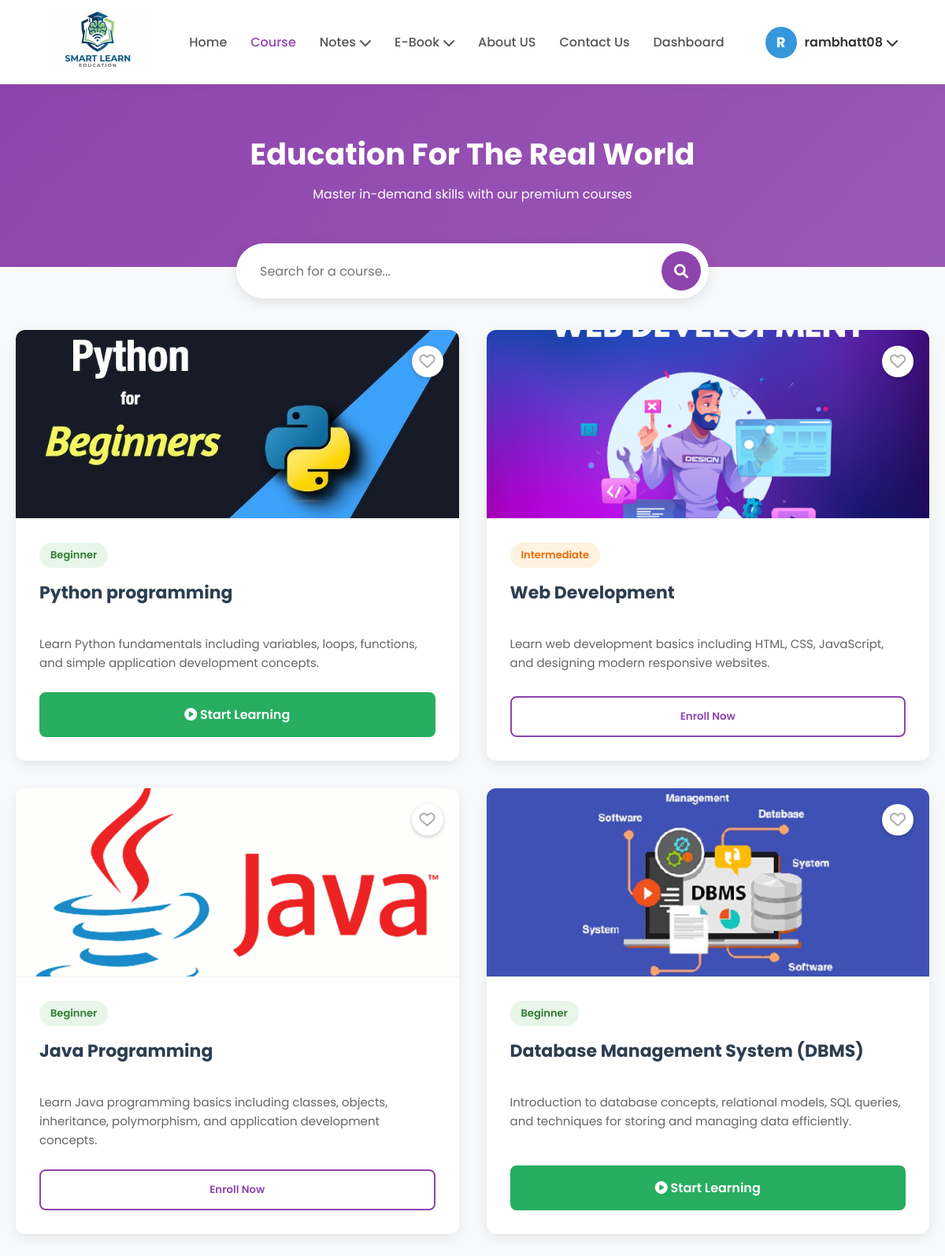
Screenshot of /courses.php (signed in) with the database file from the repository.
### tables this page shows
CREATE TABLE `courses` (
  `id` int(11) UNSIGNED NOT NULL,
  `title` varchar(255) NOT NULL,
  `description` text DEFAULT NULL,
  `level` varchar(50) DEFAULT 'Beginner',
  `thumbnail` varchar(255) DEFAULT NULL,
  `total_enrolled` int(11) DEFAULT 0,
  `created_at` timestamp NOT NULL DEFAULT current_timestamp()
);

### courses.php (the view, shortened to what this page needs)
<?php
require 'db_connect.php';
$user_id = isset($_SESSION['user_id']) ? $_SESSION['user_id'] : 0;
$user_name = isset($_SESSION['user_name']) ? $_SESSION['user_name'] : 'Guest';
$enrolled_courses = [];
$wishlist_courses = [];
if ($user_id > 0) {
    $enroll_query = $conn->query("SELECT course_id FROM enrollments WHERE user_id = $user_id");
    while($row = $enroll_query->fetch_assoc()) {
        $enrolled_courses[] = $row['course_id'];
    }
}
$search_term = "";
if (isset($_GET['search'])) {
    $search_term = $conn->real_escape_string($_GET['search']);
    $sql = "SELECT * FROM courses WHERE title LIKE '%$search_term%' OR level LIKE '%$search_term%' ORDER BY id DESC";
} else {
    $sql = "SELECT * FROM courses ORDER BY id DESC";
}
$result = $conn->query($sql);
?>
<!DOCTYPE html>
<html lang="en">
<head>
    <link rel="stylesheet" href="https://cdnjs.cloudflare.com/ajax/libs/font-awesome/6.0.0/css/all.min.css">
</head>
<body>
    <nav class="navbar">
        <div class="logo">
            <a href="index.html"><img src="imgs/logo.jpg" alt="Smart Learn"></a>
        </div>
        <ul class="nav-links">
            <li><a href="index.php">Home</a></li>
            <li><a href="courses.php" class="active">Course</a></li>
            <li class="dropdown-parent">
                <a href="#">Notes <i class="fas fa-chevron-down"></i></a>
            </li>
            <li class="dropdown-parent">
                <a href="#">E-Book <i class="fas fa-chevron-down"></i></a>
            </li>
            <li><a href="about.html">About US</a></li>
            <li><a href="contact.php">Contact Us</a></li>
            <li><a href="student-dashboard.php">Dashboard</a></li>
        </ul>
        <?php if($user_id > 0): ?>
            <div class="user-profile dropdown-parent">
                <div class="avatar-circle">
                    <?php echo strtoupper(substr($user_name, 0, 1)); ?>
                </div>
                <span class="profile-name">
                    <?php echo htmlspecialchars($user_name); ?> <i class="fas fa-chevron-down"></i>
                </span>
            </div>
        <?php else: ?>
            <a href="login.php" class="btn-login">Login</a>
        <?php endif; ?>
    </nav>
    <header class="page-header">
        <h1>Education For The Real World</h1>
        <p>Master in-demand skills with our premium courses</p>
    </header>
    <div class="search-wrapper">
        <form action="courses.php" method="GET" class="search-box">
            <input type="text" name="search" placeholder="Search for a course..." value="<?php echo htmlspecialchars($search_term); ?>">
            <button type="submit"><i class="fas fa-search"></i></button>
        </form>
    </div>
    <div class="container">
        <div class="course-grid">
            <?php if ($result->num_rows > 0): ?>
                <?php while($row = $result->fetch_assoc()): ?>
                    <div class="course-card">
                        <?php
                            $in_wishlist = in_array($row['id'], $wishlist_courses);
                            $heart_class = $in_wishlist ? "fas fa-heart" : "far fa-heart";
                            $heart_color = $in_wishlist ? "#e74c3c" : "#aaa";
                        ?>
                        <form action="wishlist_process.php" method="POST" class="wishlist-form">
                            <button type="submit" class="btn-wishlist">
                                <i class="<?php echo $heart_class; ?>" style="color: <?php echo $heart_color; ?>; font-size: 20px;"></i>
                            </button>
                        </form>
                        <?php
                            $img_path = !empty($row['thumbnail']) ? $row['thumbnail'] : 'imgs/default-course.jpg';
                        ?>
                        <img src="<?php echo $img_path; ?>" class="card-img" alt="Course Thumbnail">
                        <div class="card-body">
                            <span class="badge <?php echo $row['level']; ?>"><?php echo $row['level']; ?></span>
                            <h3 class="course-title"><?php echo htmlspecialchars($row['title']); ?></h3>
                            <p class="course-desc"><?php echo htmlspecialchars($row['description']); ?></p>
                            <?php if ($user_id == 0): ?>
                                <button onclick="alert('Please Login to Enroll!'); window.location.href='login.php';" class="btn-course btn-enroll">Enroll Course</button>
                            <?php elseif (in_array($row['id'], $enrolled_courses)): ?>
                                <a href="course_player.php?course_id=<?php echo $row['id']; ?>" class="btn-course btn-start">
                                    <i class="fas fa-play-circle"></i> Start Learning
                                </a>
                            <?php else: ?>
                                <form action="enroll_process.php" method="POST">
                                    <button type="submit" class="btn-course btn-enroll">Enroll Now</button>
                                </form>
                            <?php endif; ?>
                        </div>
                    </div>
                <?php endwhile; ?>
            <?php endif; ?>
        </div>
    </div>
</body>
</html>

### courses.php (style rules this page uses)
* { margin: 0; padding: 0; box-sizing: border-box; font-family: 'Poppins', sans-serif; }
body { background-color: #f8f9fa; color: #333; }
a { text-decoration: none; color: inherit; }
ul { list-style: none; }
.navbar { background: white; padding: 15px 5%; display: flex; justify-content: space-between; align-items: center; box-shadow: 0 2px 10px rgba(0,0,0,0.05); position: sticky; top: 0; z-index: 1000; }
.logo img { height: 70px; width: auto; }
.nav-links { display: flex; gap: 30px; align-items: center; }
.nav-links li { position: relative; }
.nav-links a { font-weight: 500; color: #555; font-size: 16px; transition: 0.3s; display: flex; align-items: center; gap: 5px; }
.nav-links a:hover, .nav-links a.active { color: #8e44ad; }
.user-profile { display: flex; align-items: center; gap: 10px; cursor: pointer; position: relative; }
.avatar-circle { width: 40px; height: 40px; background: #3498db; color: white; border-radius: 50%; display: flex; align-items: center; justify-content: center; font-weight: bold; font-size: 18px; }
.profile-name { font-weight: 600; color: #333; display: flex; align-items: center; gap: 5px; }
.page-header { background: linear-gradient(135deg, #8e44ad, #9b59b6); color: white; padding: 60px 20px 80px 20px; text-align: center; }
.page-header h1 { font-size: 38px; margin-bottom: 10px; font-weight: 700; }
.search-wrapper { max-width: 600px; margin: -30px auto 40px auto; position: relative; z-index: 10; }
.search-box { display: flex; background: white; padding: 10px; border-radius: 50px; box-shadow: 0 5px 15px rgba(0,0,0,0.1); }
.search-box input { flex: 1; border: none; outline: none; padding: 10px 20px; font-size: 16px; border-radius: 50px; }
.search-box button { background: #8e44ad; color: white; border: none; width: 50px; height: 50px; border-radius: 50%; cursor: pointer; font-size: 18px; transition: 0.3s; }
.container { max-width: 1400px; margin: 0 auto; padding: 0 20px 60px 20px; }
.course-grid { display: grid; grid-template-columns: repeat(auto-fill, minmax(380px, 1fr)); gap: 35px; align-items: stretch; }
.course-card { background: white; border-radius: 12px; overflow: hidden; box-shadow: 0 5px 15px rgba(0,0,0,0.08); transition: transform 0.3s ease; display: flex; flex-direction: column; height: 100%; position: relative; }
.card-img { width: 100%; height: 240px; object-fit: cover; border-bottom: 1px solid #f0f0f0; }
.card-body { padding: 30px; flex-grow: 1; display: flex; flex-direction: column; }
.badge { display: inline-block; padding: 6px 14px; border-radius: 50px; font-size: 13px; font-weight: 600; margin-bottom: 15px; width: fit-content; }
.badge.Beginner { background: #e8f5e9; color: #2e7d32; }
.badge.Intermediate { background: #fff3e0; color: #ef6c00; }
.course-title { font-size: 22px; font-weight: 700; color: #2c3e50; margin-bottom: 12px; min-height: 58px; }
.course-desc { font-size: 15px; color: #666; margin-bottom: 25px; display: -webkit-box; -webkit-line-clamp: 3; -webkit-box-orient: vertical; overflow: hidden; flex-grow: 1; line-height: 1.6; }
.btn-course { display: block; width: 100%; padding: 14px 0; text-align: center; border-radius: 8px; font-weight: 600; cursor: pointer; transition: 0.3s; border: none; margin-top: auto; }
.btn-enroll { background: transparent; border: 2px solid #8e44ad; color: #8e44ad; }
.btn-start { background: #27ae60; color: white; border: 2px solid #27ae60; }
.wishlist-form { position: absolute; top: 20px; right: 20px; z-index: 10; }
.btn-wishlist { background: white; border: none; border-radius: 50%; width: 40px; height: 40px; box-shadow: 0 2px 5px rgba(0,0,0,0.2); cursor: pointer; display: flex; align-items: center; justify-content: center; transition: transform 0.2s; }

### rows the page displays
courses: thumbnail (picture), level "Beginner", title "Python programming", description "Learn Python fundamentals including variables, loops, functions, and simple application development concepts."
courses: thumbnail (picture), level "Intermediate", title "Web Development", description "Learn web development basics including HTML, CSS, JavaScript, and designing modern responsive websites."
courses: thumbnail (picture), level "Beginner", title "Java Programming", description "Learn Java programming basics including classes, objects, inheritance, polymorphism, and application development concepts."
courses: thumbnail (picture), level "Beginner", title "Database Management System (DBMS)", description "Introduction to database concepts, relational models, SQL queries, and techniques for storing and managing data efficiently."

### other values shown
substr($user_name, 0, 1) "R"
$user_name "rambhatt08"
